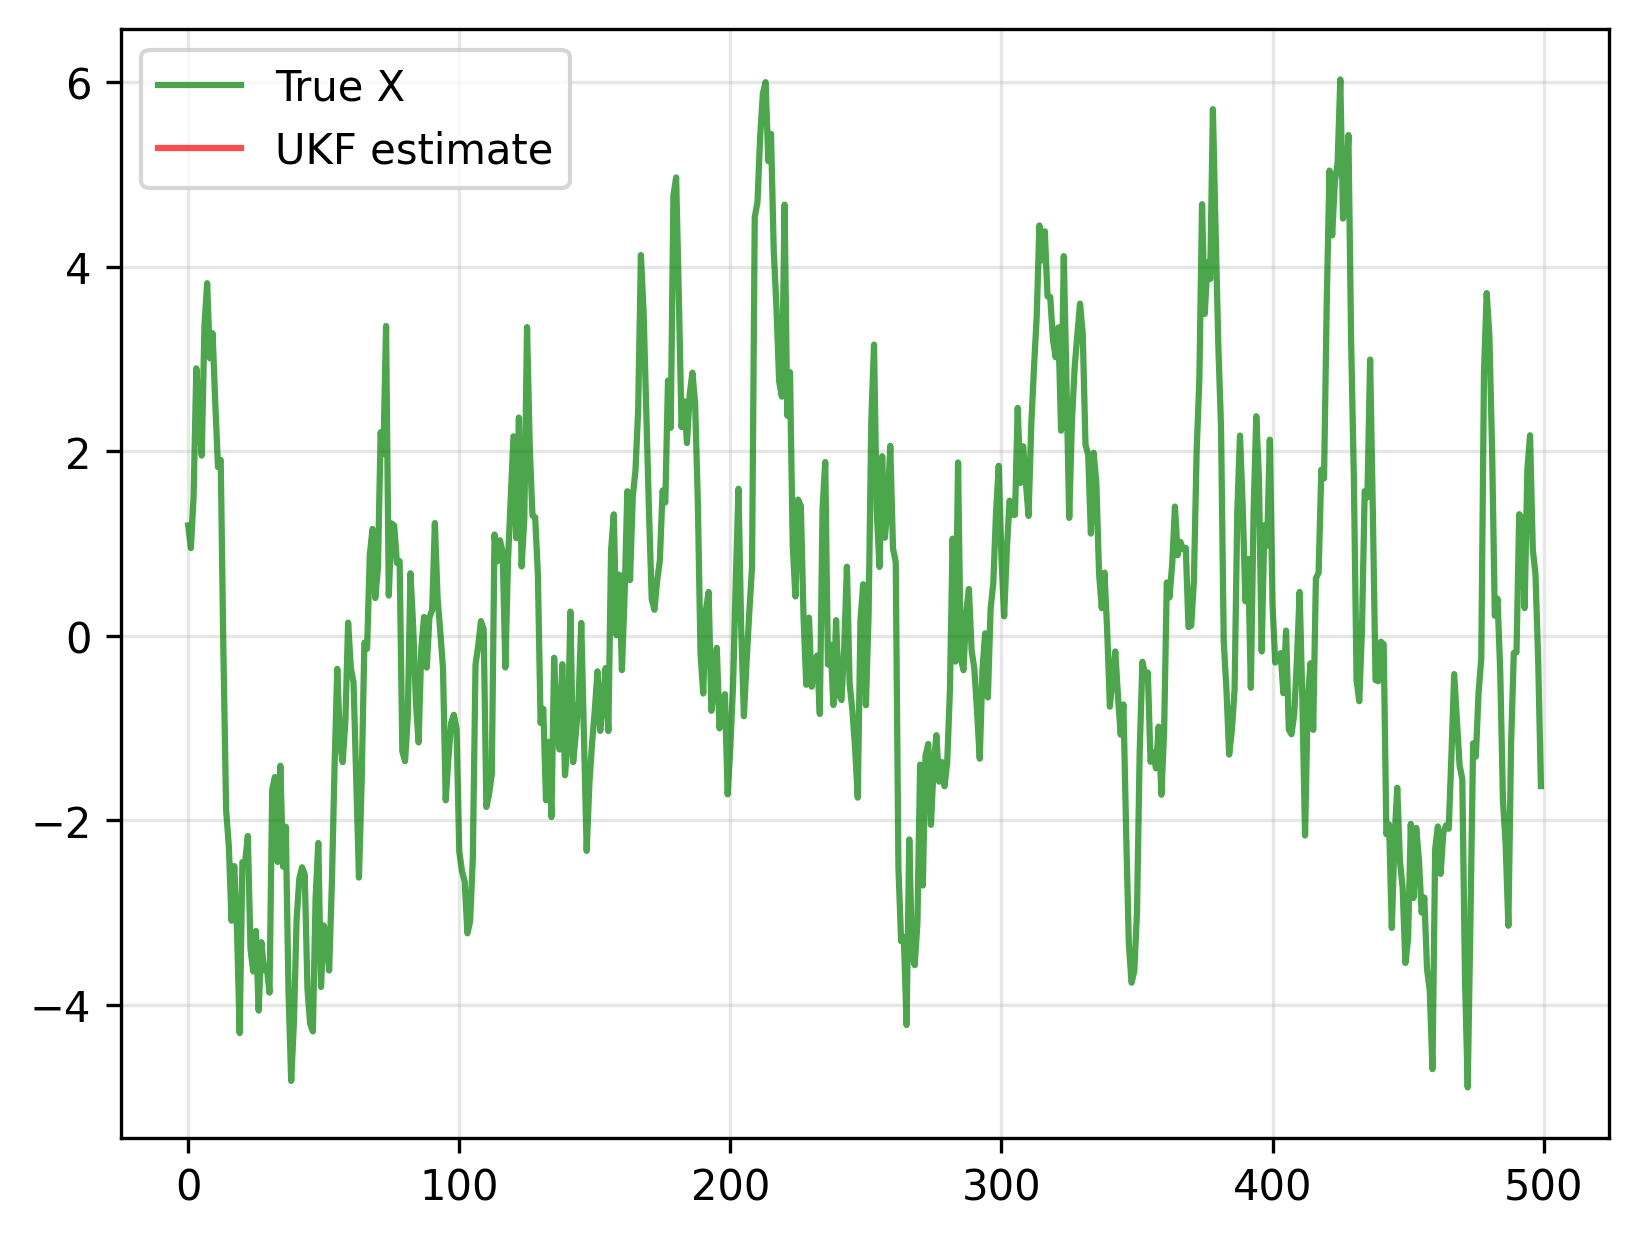

Write Python code to recreate this figure.
'''
Author: Jiajia HUANG
Date: 2026-01-06 17:11:12
LastEditors: Jiajia HUANG
LastEditTime: 2026-01-14 15:56:13
Description: fill the seacription
'''
import numpy as np
import matplotlib.pyplot as plt
import matplotlib
matplotlib.use('Agg')
def generate_data(alpha, sigma, beta, n_obs):
    """
    Stochastic Volatility Model (Example 4 from the paper)
    
    State equation: X_n = alpha * X_{n-1} + sigma * V_n
    Observation equation: Y_n = beta * exp(X_n / 2) * W_n
    
    where V_n, W_n ~ N(0, 1)
    """
    
    X_true = np.zeros(n_obs)
    Y = np.zeros(n_obs)
    
    X_true[0] = np.random.normal(0, sigma/np.sqrt(1-alpha**2))
    for t in range(1, n_obs):
        X_true[t] = alpha * X_true[t-1] + sigma * np.random.normal()
        
    for t in range(n_obs):
        Y[t] = beta * np.exp(X_true[t]/2) * np.random.normal()
    return X_true, Y

# =========================
# Unscented Transform tools
# =========================
def sigma_points(mean, cov, alpha=1e-3, beta=2.0, kappa=0.0):
    """
    Generate sigma points and weights for UT
    """
    n = len(mean)
    lam = alpha**2 * (n + kappa) - n
    S = np.linalg.cholesky((n + lam) * cov)

    chi = np.zeros((2 * n + 1, n))
    chi[0] = mean

    for i in range(n):
        chi[i + 1]     = mean + S[:, i]
        chi[i + 1 + n] = mean - S[:, i]

    Wm = np.full(2 * n + 1, 1.0 / (2 * (n + lam)))
    Wc = np.full(2 * n + 1, 1.0 / (2 * (n + lam)))

    Wm[0] = lam / (n + lam)
    Wc[0] = lam / (n + lam) + (1 - alpha**2 + beta)

    return chi, Wm, Wc

# =========================
# Augmented UKF for SV model
# =========================
def augmented_ukf_sv(y, alpha_sv, sigma_sv, beta_sv,
                     m0, P0):
    """
    Augmented UKF for stochastic volatility model
    """
    T = len(y)
    log_y = np.log(y**2 + 1e-10)
    # storage
    m_filt = np.zeros(T)
    P_filt = np.zeros(T)
    # initial state belief
    m = m0
    P = P0
    for t in range(T):
        # -------------------------
        # 1. Augmented state
        # Z = [X, V, W]
        # -------------------------
        mean_z = np.array([m, 0.0, 0.0])
        cov_z  = np.diag([P, 1.0, 1.0])

        chi, Wm, Wc = sigma_points(mean_z, cov_z)
        # -------------------------
        # 2. Time prediction
        # -------------------------
        chi_pred = np.zeros_like(chi)
        for i in range(len(chi)):
            X, V, W = chi[i]
            X_pred = alpha_sv * X + sigma_sv * V
            chi_pred[i] = np.array([X_pred, V, W])
        # predicted mean
        mean_pred = np.sum(Wm[:, None] * chi_pred, axis=0)
        m_pred = mean_pred[0]

        # predicted covariance
        cov_pred = np.zeros((3, 3))
        for i in range(len(chi)):
            diff = chi_pred[i] - mean_pred
            cov_pred += Wc[i] * np.outer(diff, diff)

        P_pred = cov_pred[0, 0]
        # -------------------------
        # 3. Measurement prediction
        # y = beta * exp(X/2) * W
        # -------------------------
        y_sigma = np.zeros(len(chi))
        for i in range(len(chi)):
            Xp, _, Wp = chi_pred[i]
            # y_sigma[i] = beta_sv * np.exp(Xp / 2.0) * Wp ### failed because sigma point is symmetric
            y_sigma[i] =  Xp + np.log(beta_sv**2) + np.log((Wp+1e-6)**2)
            
        y_pred = np.sum(Wm * y_sigma)

        S = 0.0
        Cxy = 0.0
        for i in range(len(chi)):
            dy = y_sigma[i] - y_pred
            dx = chi_pred[i, 0] - m_pred
            S   += Wc[i] * dy * dy #+np.pi**2 / 2
            Cxy += Wc[i] * dx * dy
     
        # -------------------------
        # 4. Kalman update
        # -------------------------
        K = Cxy / S

        m = m_pred + K * (log_y[t] - y_pred)
        P = P_pred - K * S * K

        m_filt[t] = m
        P_filt[t] = P

    return m_filt, P_filt

if __name__ == "__main__":
    np.random.seed(42)
    T = 500
    alpha, sigma, beta = 0.91, 1.0, 0.5
    X_true, Y = generate_data(alpha, sigma, beta, T)
    m0 = 0.001
    P0 = sigma**2 / (1 - alpha**2)
    m_filt, P_filt = augmented_ukf_sv(Y, alpha, sigma, beta, m0, P0)
    print(m_filt)
    print(P_filt)
    plt.plot(X_true, 'g-', label='True X', alpha=0.7, linewidth=1.5)
    plt.plot(m_filt, 'r-', label='UKF estimate', alpha=0.7)
    plt.legend()
    plt.grid(True, alpha=0.3)
    plt.savefig('augmented-uncent-kalman.png', dpi=300, bbox_inches='tight')
    plt.show()
